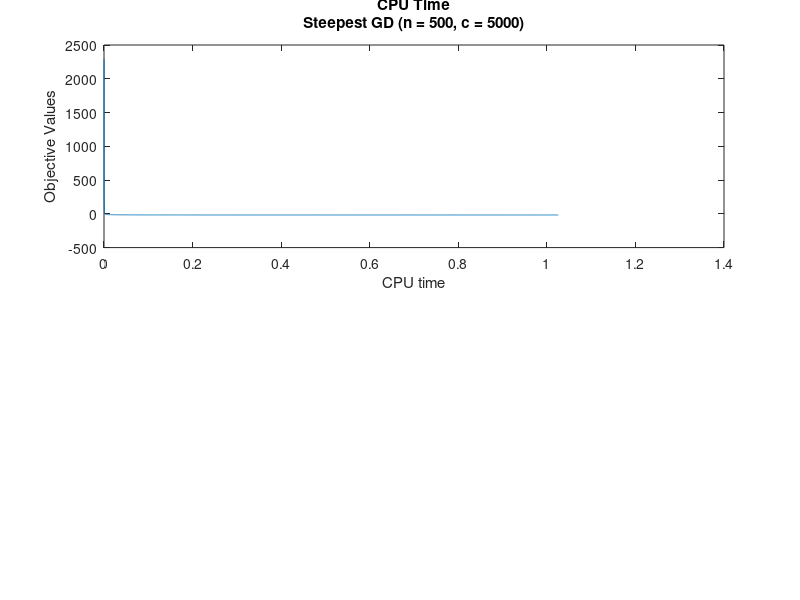

The MATLAB script that drew this image: (Note: this script raises an error after producing the figure.)
%% Question 3: Programming Assignment
%%%%%%%%%%%% Preparation %%%%%%%%%%%%
clc;
clear;

% Problem Dimension 
n = 100;

% Condition Number
c = 5000;

rng(10);
% Generating Data Matrix Q
A = randn(n); % return an n x n matrix of normally distributed random numbers.
[V,D] = svd(A);
alpha = (c*D(n,n)/D(1,1))^(1/(n-1));
for i = 1:n;
    a(i) = alpha^(n-i);
end
D = D*diag(a);
Q = V'*D*V;

% Generating Vector b
b = randn(n,1);

% Declare Function
func = @(x) 1/2*x'*Q*x + b'*x;

% First Order Derivative
grad = @(x) Q*x + b;


%% 1) Steepest descent method with Armijo step size rule
% Initialization of x
x = ones(n,1);

g = Q*x + b;
obj = func(x);

sigma = .1;
beta = .5;

k = 0;              % k = # iteraions
prog = [];          % progression of objective values
t = [];             % CPU time

tic;
while norm(g) > 1e-4
    d = -g;         % steepest gradient descent direction
    a = 1;
    newobj = func(x + a*d);
    while (newobj - obj) > sigma*a*g'*d
        a = a*beta;
        newobj = func(x + a*d);
    end
    x = x + a*d;
    prog = cat(1, prog, [k, obj]);
    obj = newobj;
    g = grad(x);
    k = k + 1;
    t = cat(1, t, [toc, newobj]);
end

% Plot of CPU time  
figure
subplot(2,1,1);
plot(t(:,1), t(:,2))
title({'CPU Time','Steepest GD (n = 500, c = 5000)'})
xlabel('CPU time')
ylabel('Objective Values')
ax = gca;
ax.FontSize = 15;

% Plot of progression of objective values
subplot(2,1,2);
plot(prog(:,1), prog(:,2))
title({'Progression of Objective Values','Steepest GD (n = 500, c = 5000)'})
xlabel('Iteration')
ylabel('Objective Values')
ax = gca;
ax.FontSize = 15;


%% 2) Diagonally scaled gradient method (using the Hessian diagonals), constant step size rule
x = ones(n,1);      % Initialization of x

H = Q;              % n by n
D = 1./diag(H);     % n by 1
D = diag(D);        % n by n
g = Q*x + b;
obj = func(x);

L = max(eig(Q));
d = -D'*g;
a_k = (abs(g'*d))/(L*(norm(d)^2));  
s = 1.5*round(a_k,3);           % constant stepsize that could make sure convergence

k = 0;              % k = # iteraions
prog = [];          % progression of objective values
t = [];             % CPU time

tic;
while norm(g) > 1e-4
    d = -D'*g;         % diagonally scaled  gradient descent direction
    x = x + s*d;
    prog = cat(1, prog, [k, obj]);
    newobj = func(x + a*d);
    obj = newobj;
    g = grad(x);
    k = k + 1;
    t = cat(1, t, [toc, newobj]);
end

% Plot of CPU time 
figure
subplot(2,1,1);
plot(t(:,1), t(:,2))
title({'CPU Time','Diagonally Scaled Gradient (n = 500, c = 10)'})
xlabel('CPU time')
ylabel('Objective Values')
ax = gca;
ax.FontSize = 15;

% Plot of progression of objective values
subplot(2,1,2);
plot(prog(:,1), prog(:,2))
title({'Progression of Objective Values','Diagonally Scaled Gradient (n = 500, c = 10)'})
xlabel('Iteration')
ylabel('Objective Values')
ax = gca;
ax.FontSize = 15;


%% 3) Conjugate gradient method, exact minimization step size rule
x = ones(n,1);      % Initialization of x

g = grad(x);        % g_0       n by 1
d = -g;             % d_0       n by 1
obj = func(x);

k = 0;              % k = # iteraions
prog = [];          % progression of objective values
t = [];             % CPU time

tic;
while norm(g) > 1e-4
    a = -((b + Q*x)'*d)/(d'*Q*d);   % k_th stepsize 
    prog = cat(1, prog, [k, obj]);
    newobj = func(x + a*d);        
    obj = newobj;
    x = x + a*d;                    % x_k     
    g_next = grad(x);               % g_k           
    beta = (g_next'*g_next)/(g'*g); % g = g_(k-1)
    g = g_next;
    d_next = -g + beta*d;           % d_k
    d = d_next;                     
    k = k + 1;
    t = cat(1, t, [toc, newobj]);
end

% Plot of CPU time 
figure
subplot(2,1,1);
plot(t(:,1), t(:,2))
title({'CPU Time','Conjugate Gradient (n = 500, c = 5000)'})
xlabel('CPU time')
ylabel('Objective Values')
ax = gca;
ax.FontSize = 15;

% Plot of progression of objective values
subplot(2,1,2);
plot(prog(:,1), prog(:,2))
title({'Progression of Objective Values','Congjugate Gradient (n = 500, c = 5000)'})
xlabel('Iteration')
ylabel('Objective Values')
ax = gca;
ax.FontSize = 15;


%% 4) Preconditioned conjugate gradient method (using the Hessian diagonals), exact minimization step size rule    
x = ones(n,1);              % Initialization of x

H = diag((1./diag(Q)));     % n by n    preconditioned matrix
g = grad(x);                % n by 1    g_0
d = -H*g;                   % n by 1    d_0
obj = func(x);


k = 0;              % k = # iteraions
prog = [];          % progression of objective values
t = [];             % CPU time

tic;
while norm(g) > 1e-4
    a = -((b + Q*x)'*d)/(d'*Q*d);       % k_th stepsize 
    prog = cat(1, prog, [k, obj]);
    newobj = func(x + a*d);        
    obj = newobj;
    x = x + a*d;                        % x_k
    g_next = grad(x);                   % g_k    n by 1       
    beta = (g_next'*H*g_next)/(g'*H*g); % g = g_(k-1)
    g = g_next;
    d_next = -H*g + beta*d;             % d_k
    d = d_next;                     
    k = k + 1;
    t = cat(1, t, [toc, newobj]);
end

% Plot of CPU time 
figure
subplot(2,1,1);
plot(t(:,1), t(:,2))
title({'CPU Time','Preconditioned Conjugate Gradient (n = 100, c = 5000)'})
xlabel('CPU time')
ylabel('Objective Values')
ax = gca;
ax.FontSize = 15;

% Plot of progression of objective values
subplot(2,1,2);
plot(prog(:,1), prog(:,2))
title({'Progression of Objective Values','Preconditioned Congjugate Gradient (n = 100, c = 5000)'})
xlabel('Iteration')
ylabel('Objective Values')
ax = gca;
ax.FontSize = 15;
